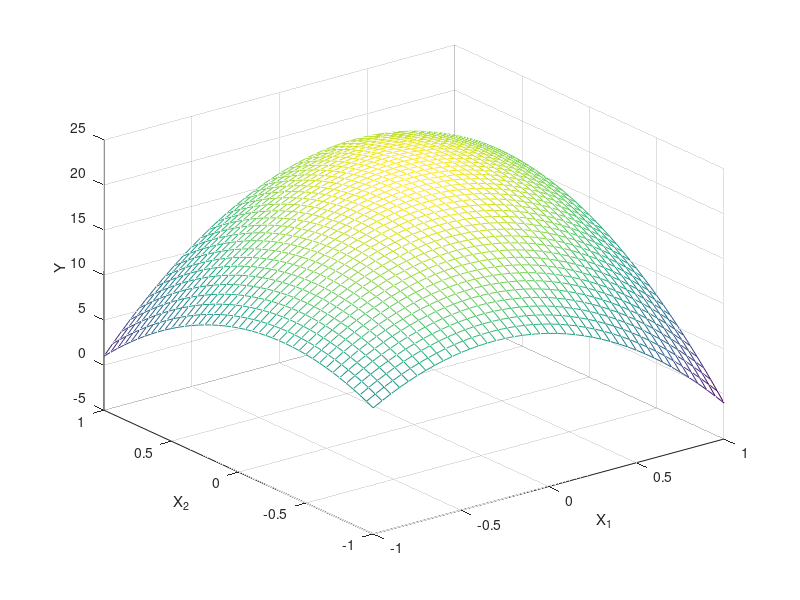
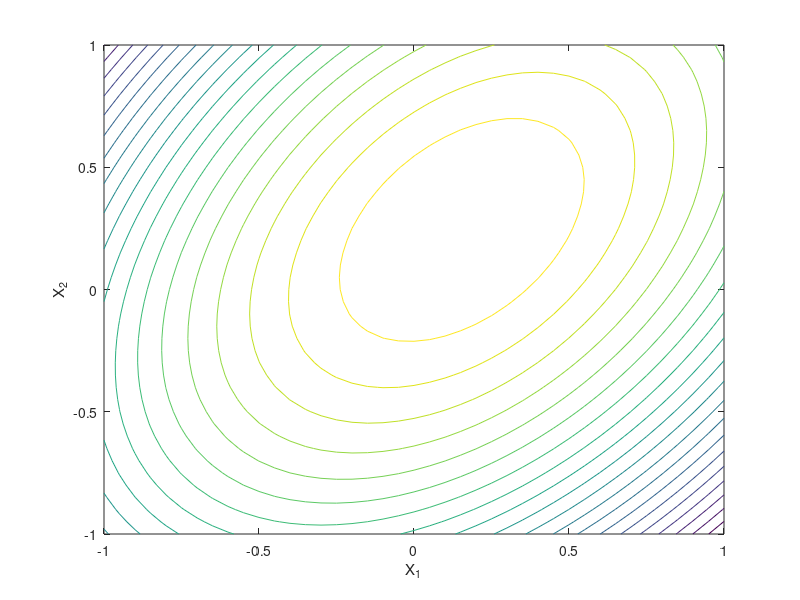
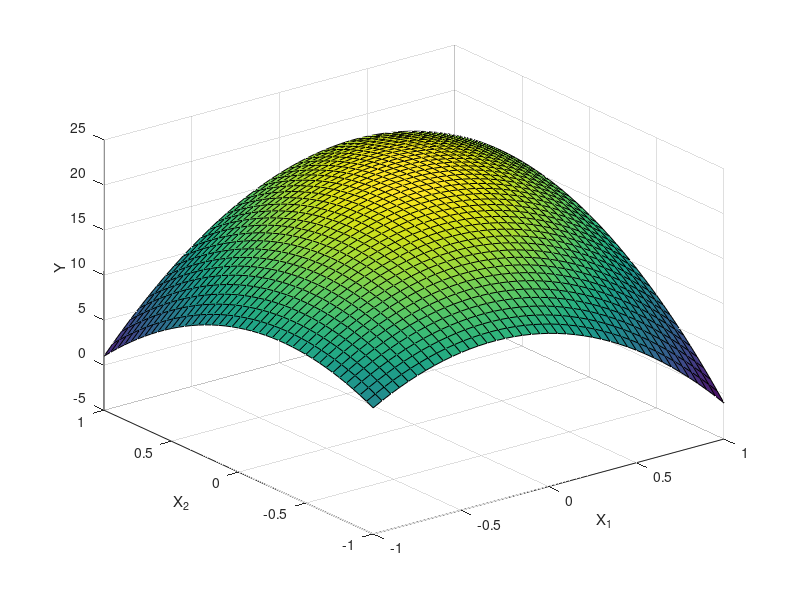

MATLAB code for these plots, in order:
% -------------------------------------------------------------------------
% Book:         MVA
% -------------------------------------------------------------------------
% Quantlet:     MVAresponsesurface
% -------------------------------------------------------------------------
% Description:  MVAresponsesurface plots 3D response surfaces and a contour 
%               plot for the variable y and the two factors that explain 
%               the variation of y via the quadratic response model.
% -------------------------------------------------------------------------
% Usage:        -
% -------------------------------------------------------------------------
% Inputs:       None
% -------------------------------------------------------------------------
% Output:      For a given value of beta the response surface can be
%              represented in a 3-dimensional plot. We display two three 
%              dimensional response surfaces and a contour plot.
% -------------------------------------------------------------------------
% Example:      -
% -------------------------------------------------------------------------
% Author:       Wolfgang Haerdle 20091001
% -------------------------------------------------------------------------

clear all
close all
clc

%Define x1 and x2 between [-1:1].
x1=[-1:0.05:1]'; 
[n1,p1]=size(x1);
x2=[-1:0.05:1]';
[n2,p2]=size(x2);

b=[20 1 2 -8 -6  6]'; %Set beta

L=[];

%Calculate y
for i=1:n1
    xi=x1(i);
    temp=[];
    for j=1:n2
        xj=x2(j);
        Lij=b(1)+b(2)*xi + b(3)*xj + b(4)*xi^2 + b(5)*xj^2 + b(6)*xi*xj; 
        temp=[temp Lij];
    end
    L=[L;temp];
end

%Plot mesh grid
figure
mesh(x1,x2,L')
xlabel ('X_1');ylabel('X_2');zlabel('Y')

%Plot contour lines
figure
contour(x1,x2,L',20)
xlabel ('X_1');ylabel('X_2');zlabel('Y')

%Plot x1 and x2 as surface
figure
surf(x1,x2,L')
xlabel ('X_1');ylabel('X_2');zlabel('Y')
